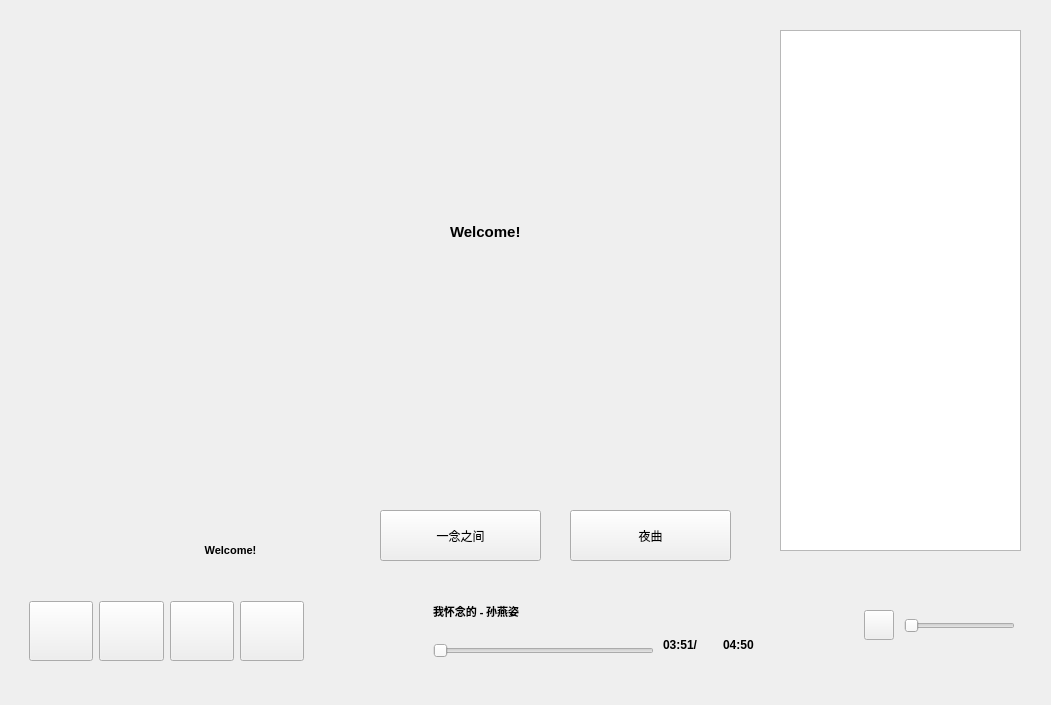
<?xml version="1.0" encoding="UTF-8"?>
<ui version="4.0">
 <class>Widget</class>
 <widget class="QWidget" name="Widget">
  <property name="geometry">
   <rect>
    <x>0</x>
    <y>0</y>
    <width>1051</width>
    <height>705</height>
   </rect>
  </property>
  <property name="windowTitle">
   <string>Widget</string>
  </property>
  <widget class="QLabel" name="currentLyric">
   <property name="geometry">
    <rect>
     <x>20</x>
     <y>530</y>
     <width>421</width>
     <height>41</height>
    </rect>
   </property>
   <property name="font">
    <font>
     <pointsize>8</pointsize>
     <weight>75</weight>
     <bold>true</bold>
    </font>
   </property>
   <property name="text">
    <string>Welcome!</string>
   </property>
   <property name="alignment">
    <set>Qt::AlignCenter</set>
   </property>
  </widget>
  <widget class="QWidget" name="layoutWidget">
   <property name="geometry">
    <rect>
     <x>20</x>
     <y>580</y>
     <width>1015</width>
     <height>103</height>
    </rect>
   </property>
   <layout class="QHBoxLayout" name="horizontalLayout_3">
    <item>
     <widget class="QWidget" name="widget" native="true">
      <property name="minimumSize">
       <size>
        <width>293</width>
        <height>86</height>
       </size>
      </property>
      <layout class="QHBoxLayout" name="horizontalLayout">
       <item>
        <widget class="QPushButton" name="prevBtn">
         <property name="minimumSize">
          <size>
           <width>60</width>
           <height>60</height>
          </size>
         </property>
         <property name="text">
          <string/>
         </property>
        </widget>
       </item>
       <item>
        <widget class="QPushButton" name="playerBtn">
         <property name="minimumSize">
          <size>
           <width>60</width>
           <height>60</height>
          </size>
         </property>
         <property name="text">
          <string/>
         </property>
        </widget>
       </item>
       <item>
        <widget class="QPushButton" name="nextBtn">
         <property name="minimumSize">
          <size>
           <width>60</width>
           <height>60</height>
          </size>
         </property>
         <property name="text">
          <string/>
         </property>
        </widget>
       </item>
       <item>
        <widget class="QPushButton" name="modeBtn">
         <property name="minimumSize">
          <size>
           <width>60</width>
           <height>60</height>
          </size>
         </property>
         <property name="text">
          <string/>
         </property>
        </widget>
       </item>
      </layout>
     </widget>
    </item>
    <item>
     <spacer name="horizontalSpacer_2">
      <property name="minimumSize">
       <size>
        <width>21</width>
        <height>23</height>
       </size>
      </property>
      <property name="orientation">
       <enum>Qt::Horizontal</enum>
      </property>
      <property name="sizeHint" stdset="0">
       <size>
        <width>18</width>
        <height>20</height>
       </size>
      </property>
     </spacer>
    </item>
    <item>
     <widget class="QWidget" name="widget_2" native="true">
      <property name="minimumSize">
       <size>
        <width>461</width>
        <height>101</height>
       </size>
      </property>
      <widget class="QLabel" name="albumPic">
       <property name="geometry">
        <rect>
         <x>10</x>
         <y>20</y>
         <width>60</width>
         <height>60</height>
        </rect>
       </property>
       <property name="minimumSize">
        <size>
         <width>60</width>
         <height>60</height>
        </size>
       </property>
       <property name="text">
        <string/>
       </property>
      </widget>
      <widget class="QSlider" name="processBar">
       <property name="geometry">
        <rect>
         <x>80</x>
         <y>60</y>
         <width>221</width>
         <height>22</height>
        </rect>
       </property>
       <property name="orientation">
        <enum>Qt::Horizontal</enum>
       </property>
      </widget>
      <widget class="QLabel" name="songName">
       <property name="geometry">
        <rect>
         <x>80</x>
         <y>20</y>
         <width>151</width>
         <height>23</height>
        </rect>
       </property>
       <property name="font">
        <font>
         <family>Microsoft YaHei UI Light</family>
         <pointsize>8</pointsize>
         <weight>75</weight>
         <bold>true</bold>
        </font>
       </property>
       <property name="text">
        <string>我怀念的 - 孙燕姿</string>
       </property>
      </widget>
      <widget class="QLabel" name="currentTime">
       <property name="geometry">
        <rect>
         <x>310</x>
         <y>50</y>
         <width>61</width>
         <height>30</height>
        </rect>
       </property>
       <property name="font">
        <font>
         <weight>75</weight>
         <bold>true</bold>
        </font>
       </property>
       <property name="text">
        <string>03:51/</string>
       </property>
      </widget>
      <widget class="QLabel" name="totalTime">
       <property name="geometry">
        <rect>
         <x>370</x>
         <y>50</y>
         <width>60</width>
         <height>30</height>
        </rect>
       </property>
       <property name="font">
        <font>
         <weight>75</weight>
         <bold>true</bold>
        </font>
       </property>
       <property name="text">
        <string>04:50</string>
       </property>
      </widget>
     </widget>
    </item>
    <item>
     <spacer name="horizontalSpacer_3">
      <property name="minimumSize">
       <size>
        <width>21</width>
        <height>23</height>
       </size>
      </property>
      <property name="orientation">
       <enum>Qt::Horizontal</enum>
      </property>
      <property name="sizeHint" stdset="0">
       <size>
        <width>18</width>
        <height>20</height>
       </size>
      </property>
     </spacer>
    </item>
    <item>
     <widget class="QWidget" name="widget_3" native="true">
      <property name="minimumSize">
       <size>
        <width>181</width>
        <height>80</height>
       </size>
      </property>
      <widget class="QSlider" name="soundBar">
       <property name="geometry">
        <rect>
         <x>50</x>
         <y>35</y>
         <width>111</width>
         <height>22</height>
        </rect>
       </property>
       <property name="orientation">
        <enum>Qt::Horizontal</enum>
       </property>
      </widget>
      <widget class="QPushButton" name="soundBtn">
       <property name="geometry">
        <rect>
         <x>10</x>
         <y>30</y>
         <width>30</width>
         <height>30</height>
        </rect>
       </property>
       <property name="text">
        <string/>
       </property>
      </widget>
     </widget>
    </item>
   </layout>
  </widget>
  <widget class="QListWidget" name="musicList">
   <property name="geometry">
    <rect>
     <x>780</x>
     <y>30</y>
     <width>241</width>
     <height>521</height>
    </rect>
   </property>
   <property name="sizePolicy">
    <sizepolicy hsizetype="Preferred" vsizetype="Preferred">
     <horstretch>0</horstretch>
     <verstretch>0</verstretch>
    </sizepolicy>
   </property>
   <property name="minimumSize">
    <size>
     <width>200</width>
     <height>150</height>
    </size>
   </property>
  </widget>
  <widget class="RotateWidget" name="PostWidget" native="true">
   <property name="geometry">
    <rect>
     <x>80</x>
     <y>140</y>
     <width>300</width>
     <height>300</height>
    </rect>
   </property>
   <property name="sizePolicy">
    <sizepolicy hsizetype="Fixed" vsizetype="Fixed">
     <horstretch>0</horstretch>
     <verstretch>0</verstretch>
    </sizepolicy>
   </property>
   <property name="minimumSize">
    <size>
     <width>300</width>
     <height>300</height>
    </size>
   </property>
  </widget>
  <widget class="QWidget" name="widget_4" native="true">
   <property name="geometry">
    <rect>
     <x>450</x>
     <y>100</y>
     <width>276</width>
     <height>370</height>
    </rect>
   </property>
   <layout class="QVBoxLayout" name="verticalLayout">
    <item>
     <widget class="QLabel" name="lyricLabel_1">
      <property name="minimumSize">
       <size>
        <width>200</width>
        <height>40</height>
       </size>
      </property>
      <property name="text">
       <string/>
      </property>
      <property name="alignment">
       <set>Qt::AlignLeading|Qt::AlignLeft|Qt::AlignVCenter</set>
      </property>
      <property name="wordWrap">
       <bool>true</bool>
      </property>
     </widget>
    </item>
    <item>
     <widget class="QLabel" name="lyricLabel_2">
      <property name="minimumSize">
       <size>
        <width>200</width>
        <height>40</height>
       </size>
      </property>
      <property name="text">
       <string/>
      </property>
      <property name="alignment">
       <set>Qt::AlignLeading|Qt::AlignLeft|Qt::AlignVCenter</set>
      </property>
      <property name="wordWrap">
       <bool>true</bool>
      </property>
     </widget>
    </item>
    <item>
     <widget class="QLabel" name="lyricLabel_3">
      <property name="minimumSize">
       <size>
        <width>250</width>
        <height>50</height>
       </size>
      </property>
      <property name="font">
       <font>
        <pointsize>11</pointsize>
        <weight>75</weight>
        <bold>true</bold>
        <underline>false</underline>
       </font>
      </property>
      <property name="text">
       <string>Welcome!</string>
      </property>
      <property name="alignment">
       <set>Qt::AlignLeading|Qt::AlignLeft|Qt::AlignVCenter</set>
      </property>
      <property name="wordWrap">
       <bool>true</bool>
      </property>
     </widget>
    </item>
    <item>
     <widget class="QLabel" name="lyricLabel_4">
      <property name="minimumSize">
       <size>
        <width>200</width>
        <height>40</height>
       </size>
      </property>
      <property name="text">
       <string/>
      </property>
      <property name="alignment">
       <set>Qt::AlignLeading|Qt::AlignLeft|Qt::AlignVCenter</set>
      </property>
      <property name="wordWrap">
       <bool>true</bool>
      </property>
     </widget>
    </item>
    <item>
     <widget class="QLabel" name="lyricLabel_5">
      <property name="minimumSize">
       <size>
        <width>200</width>
        <height>40</height>
       </size>
      </property>
      <property name="text">
       <string/>
      </property>
      <property name="alignment">
       <set>Qt::AlignLeading|Qt::AlignLeft|Qt::AlignVCenter</set>
      </property>
      <property name="wordWrap">
       <bool>true</bool>
      </property>
     </widget>
    </item>
    <item>
     <widget class="QLabel" name="lyricLabel_6">
      <property name="minimumSize">
       <size>
        <width>200</width>
        <height>40</height>
       </size>
      </property>
      <property name="text">
       <string/>
      </property>
      <property name="alignment">
       <set>Qt::AlignLeading|Qt::AlignLeft|Qt::AlignVCenter</set>
      </property>
      <property name="wordWrap">
       <bool>true</bool>
      </property>
     </widget>
    </item>
    <item>
     <widget class="QLabel" name="lyricLabel_7">
      <property name="minimumSize">
       <size>
        <width>200</width>
        <height>40</height>
       </size>
      </property>
      <property name="text">
       <string/>
      </property>
      <property name="alignment">
       <set>Qt::AlignLeading|Qt::AlignLeft|Qt::AlignVCenter</set>
      </property>
      <property name="wordWrap">
       <bool>true</bool>
      </property>
     </widget>
    </item>
   </layout>
  </widget>
  <widget class="QPushButton" name="pushButton_StreamTest">
   <property name="geometry">
    <rect>
     <x>380</x>
     <y>510</y>
     <width>161</width>
     <height>51</height>
    </rect>
   </property>
   <property name="text">
    <string>一念之间</string>
   </property>
  </widget>
  <widget class="QPushButton" name="pushButton_StreamTest2">
   <property name="geometry">
    <rect>
     <x>570</x>
     <y>510</y>
     <width>161</width>
     <height>51</height>
    </rect>
   </property>
   <property name="text">
    <string>夜曲</string>
   </property>
  </widget>
 </widget>
 <customwidgets>
  <customwidget>
   <class>RotateWidget</class>
   <extends>QWidget</extends>
   <header location="global">rotatewidget.h</header>
   <container>1</container>
  </customwidget>
 </customwidgets>
 <resources/>
 <connections/>
</ui>
